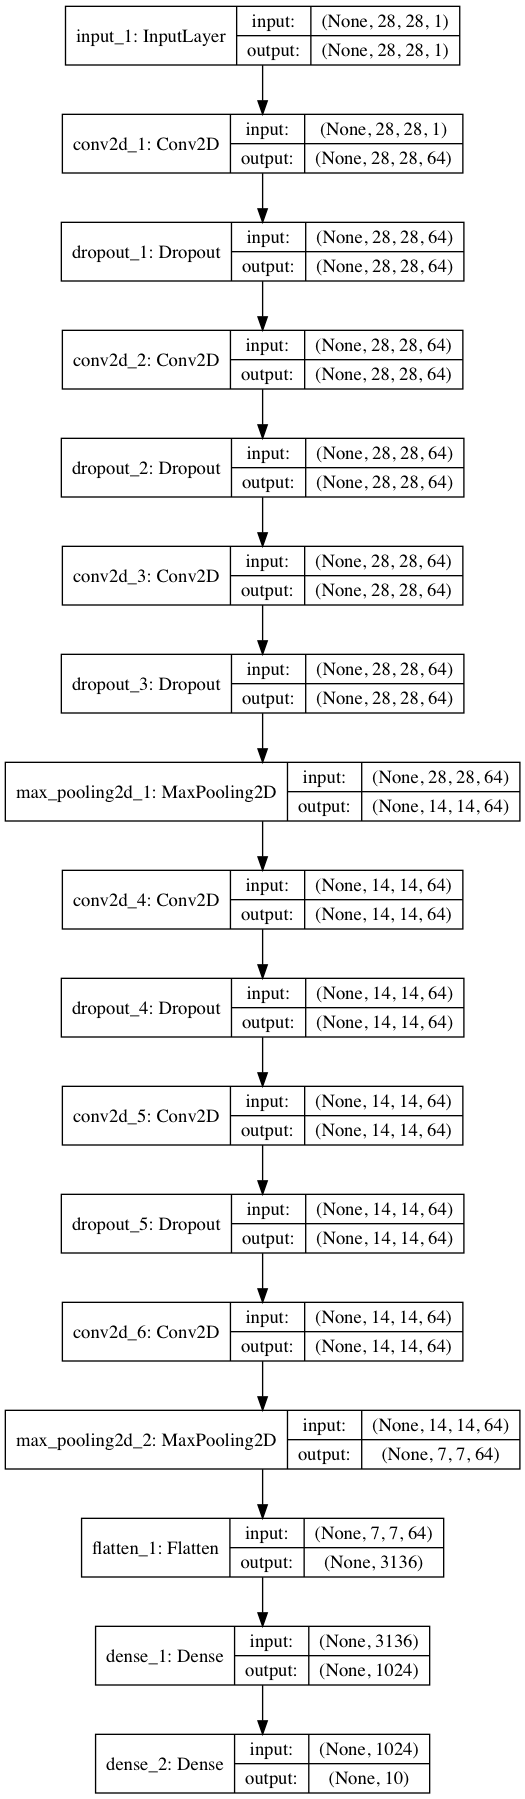

Generate this figure with Python:
from keras.models import Model
from keras.layers import Conv2D, MaxPooling2D, Dropout, Input, Dense, Flatten
from keras.utils.vis_utils import plot_model
from keras.callbacks import Callback
import os

class ModelSave(Callback):
    def __init__(self, output_model_path, prefix=''):
        self.output_model_path = output_model_path
        self.prefix = prefix
        super().__init__()

    def on_epoch_end(self, epoch, logs=None):
        os.makedirs(self.output_model_path, exist_ok=True)
        weight_file_name = '{0}_epoch_{1:02d}_model.hdf5'.format(self.prefix, epoch + 1)
        weight_file_path = os.path.join(self.output_model_path, weight_file_name)
        self.model.save(weight_file_path)

def prepare_simple_CNN_model(input_shape=(28, 28, 1), class_num=10):
    input = Input(input_shape)
    kernel_size = (3, 3)
    max_pool_size = (2, 2)
    
    cnn = Conv2D(64, kernel_size, padding='same', activation='relu')(input)
    cnn = Dropout(0.1)(cnn)
    cnn = Conv2D(64, kernel_size, padding='same', activation='relu')(cnn)
    cnn = Dropout(0.1)(cnn)
    cnn = Conv2D(64, kernel_size, padding='same', activation='relu')(cnn)
    cnn = Dropout(0.1)(cnn)
    cnn = MaxPooling2D(pool_size=max_pool_size, strides=(2, 2))(cnn)
    
    cnn = Conv2D(64, kernel_size, padding='same', activation='relu')(cnn)
    cnn = Dropout(0.1)(cnn)
    cnn = Conv2D(64, kernel_size, padding='same', activation='relu')(cnn)
    cnn = Dropout(0.1)(cnn)
    cnn = Conv2D(64, kernel_size, padding='same', activation='relu')(cnn)
    cnn = MaxPooling2D(pool_size=max_pool_size, strides=(2, 2))(cnn)

    fc = Flatten()(cnn)
    fc = Dense(1024, activation='relu')(fc)
    softmax = Dense(class_num, activation='softmax')(fc)
    model = Model(input=input, output=softmax)
    
    return model


if __name__ == '__main__':
    model = prepare_simple_CNN_model()
    plot_model(model, to_file='model_CNN.png', show_shapes=True, rankdir='TB')
